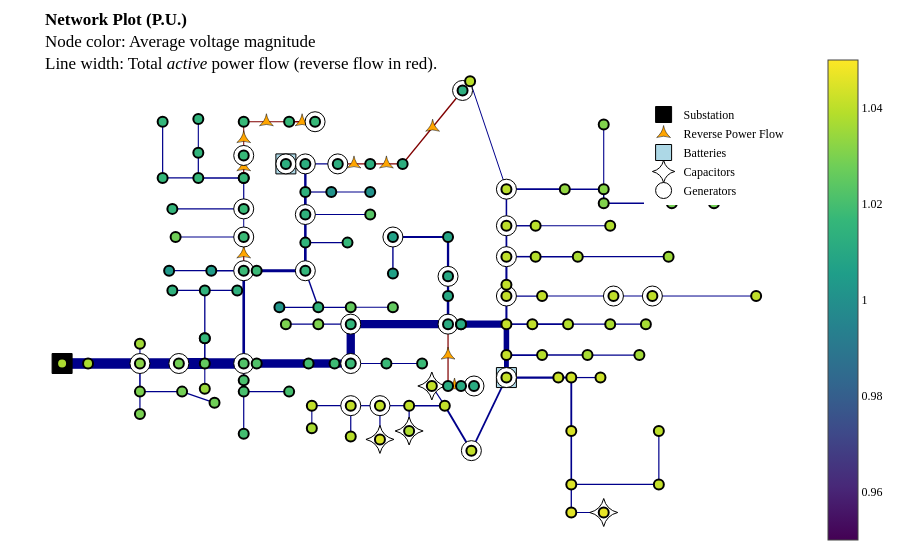

This figure's notebook cell:
### Markdown cell above
Now we will run the same power flow, but with curtailment minimization to bring the voltages in bounds.

### Code cell
result = case.run_opf(objective_function="curtail_min", control_variable="P")
result.plot_network()

### Figure 1 — Plotly figure (JSON) as saved in the notebook; plotly's stock layout.template omitted (floating-point values rounded to 4 significant figures; data arrays with more than 128 entries replaced by an {"elided": "..."} marker saying what was removed)
{"data": [{"hoverinfo": "none", "line": {"color": "darkblue", "dash": "solid", "width": 10.64}, "mode": "lines", "showlegend": false, "type": "scatter", "x": [-0.8612, -0.8612], "y": [-0.2909, -0.2909]}, {"hoverinfo": "none", "line": {"color": "darkblue", "dash": "solid", "width": 10.64}, "mode": "lines", "showlegend": false, "type": "scatter", "x": [-0.8612, -0.7916], "y": [-0.2909, -0.2909]}, {"hoverinfo": "none", "line": {"color": "darkblue", "dash": "solid", "width": 10.64}, "mode": "lines", "showlegend": false, "type": "scatter", "x": [-0.7916, -0.6524], "y": [-0.2909, -0.2909]}, {"hoverinfo": "none", "line": {"color": "darkblue", "dash": "solid", "width": 1.106}, "mode": "lines", "showlegend": false, "type": "scatter", "x": [-0.6524, -0.6524], "y": [-0.2909, -0.2009]}, {"hoverinfo": "none", "line": {"color": "darkblue", "dash": "solid", "width": 1.545}, "mode": "lines", "showlegend": false, "type": "scatter", "x": [-0.6524, -0.6524], "y": [-0.2909, -0.4195]}, {"hoverinfo": "none", "line": {"color": "darkblue", "dash": "solid", "width": 10.51}, "mode": "lines", "showlegend": false, "type": "scatter", "x": [-0.6524, -0.5481], "y": [-0.2909, -0.2909]}, {"hoverinfo": "none", "line": {"color": "darkblue", "dash": "solid", "width": 1.213}, "mode": "lines", "showlegend": false, "type": "scatter", "x": [-0.6524, -0.6524], "y": [-0.4195, -0.5224]}, {"hoverinfo": "none", "line": {"color": "darkblue", "dash": "solid", "width": 1.333}, "mode": "lines", "showlegend": false, "type": "scatter", "x": [-0.6524, -0.5394], "y": [-0.4195, -0.4195]}, {"hoverinfo": "none", "line": {"color": "darkblue", "dash": "solid", "width": 1.223}, "mode": "lines", "showlegend": false, "type": "scatter", "x": [-0.5394, -0.4524], "y": [-0.4195, -0.4709]}, {"hoverinfo": "none", "line": {"color": "darkblue", "dash": "solid", "width": 11}, "mode": "lines", "showlegend": false, "type": "scatter", "x": [-0.5481, -0.4785], "y": [-0.2909, -0.2909]}, {"hoverinfo": "none", "line": {"color": "darkblue", "dash": "solid", "width": 1.106}, "mode": "lines", "showlegend": false, "type": "scatter", "x": [-0.4785, -0.4785], "y": [-0.2909, -0.4067]}, {"hoverinfo": "none", "line": {"color": "darkblue", "dash": "solid", "width": 1.535}, "mode": "lines", "showlegend": false, "type": "scatter", "x": [-0.4785, -0.4785], "y": [-0.2909, -0.1752]}, {"hoverinfo": "none", "line": {"color": "darkblue", "dash": "solid", "width": 10.36}, "mode": "lines", "showlegend": false, "type": "scatter", "x": [-0.4785, -0.3741], "y": [-0.2909, -0.2909]}, {"hoverinfo": "none", "line": {"color": "darkblue", "dash": "solid", "width": 1.322}, "mode": "lines", "showlegend": false, "type": "scatter", "x": [-0.4785, -0.4785], "y": [-0.1752, -0.1752]}, {"hoverinfo": "none", "line": {"color": "darkblue", "dash": "solid", "width": 1.322}, "mode": "lines", "showlegend": false, "type": "scatter", "x": [-0.4785, -0.4785], "y": [-0.1752, 0.04337]}, {"hoverinfo": "none", "line": {"color": "darkblue", "dash": "solid", "width": 1.537}, "mode": "lines", "showlegend": false, "type": "scatter", "x": [-0.3741, -0.3741], "y": [-0.2909, -0.3681]}, {"hoverinfo": "none", "line": {"color": "darkblue", "dash": "solid", "width": 2.635}, "mode": "lines", "showlegend": false, "type": "scatter", "x": [-0.3741, -0.3741], "y": [-0.2909, 0.1334]}, {"hoverinfo": "none", "line": {"color": "darkblue", "dash": "solid", "width": 1.215}, "mode": "lines", "showlegend": false, "type": "scatter", "x": [-0.4785, -0.5655], "y": [0.04337, 0.04337]}, {"hoverinfo": "none", "line": {"color": "darkblue", "dash": "solid", "width": 1.107}, "mode": "lines", "showlegend": false, "type": "scatter", "x": [-0.4785, -0.3915], "y": [0.04337, 0.04337]}, {"hoverinfo": "none", "line": {"color": "darkblue", "dash": "solid", "width": 1.319}, "mode": "lines", "showlegend": false, "type": "scatter", "x": [-0.3741, -0.3741], "y": [-0.3681, -0.4195]}, {"hoverinfo": "none", "line": {"color": "darkblue", "dash": "solid", "width": 1.213}, "mode": "lines", "showlegend": false, "type": "scatter", "x": [-0.3741, -0.3741], "y": [-0.4195, -0.6124]}, {"hoverinfo": "none", "line": {"color": "darkblue", "dash": "solid", "width": 1.106}, "mode": "lines", "showlegend": false, "type": "scatter", "x": [-0.3741, -0.2524], "y": [-0.4195, -0.4195]}, {"hoverinfo": "none", "line": {"color": "darkblue", "dash": "solid", "width": 1.423}, "mode": "lines", "showlegend": false, "type": "scatter", "x": [-0.3741, -0.4611], "y": [0.1334, 0.1334]}, {"hoverinfo": "none", "line": {"color": "maroon", "dash": "solid", "width": 1.202}, "mode": "lines", "showlegend": false, "type": "scatter", "x": [-0.3741, -0.3741], "y": [0.1334, 0.2877]}, {"hoverinfo": "none", "line": {"color": "darkblue", "dash": "solid", "width": 1.211}, "mode": "lines", "showlegend": false, "type": "scatter", "x": [-0.4611, -0.5742], "y": [0.1334, 0.1334]}, {"hoverinfo": "none", "line": {"color": "darkblue", "dash": "solid", "width": 1.223}, "mode": "lines", "showlegend": false, "type": "scatter", "x": [-0.3741, -0.5568], "y": [0.2877, 0.2877]}, {"hoverinfo": "none", "line": {"color": "darkblue", "dash": "solid", "width": 1.001}, "mode": "lines", "showlegend": false, "type": "scatter", "x": [-0.3741, -0.3741], "y": [0.2877, 0.4162]}, {"hoverinfo": "none", "line": {"color": "darkblue", "dash": "solid", "width": 1.213}, "mode": "lines", "showlegend": false, "type": "scatter", "x": [-0.3741, -0.5655], "y": [0.4162, 0.4162]}, {"hoverinfo": "none", "line": {"color": "darkblue", "dash": "solid", "width": 1.213}, "mode": "lines", "showlegend": false, "type": "scatter", "x": [-0.3741, -0.3741], "y": [0.4162, 0.5577]}, {"hoverinfo": "none", "line": {"color": "darkblue", "dash": "solid", "width": 1.425}, "mode": "lines", "showlegend": false, "type": "scatter", "x": [-0.3741, -0.3741], "y": [0.5577, 0.5577]}, {"hoverinfo": "none", "line": {"color": "darkblue", "dash": "solid", "width": 1.425}, "mode": "lines", "showlegend": false, "type": "scatter", "x": [-0.3741, -0.4959], "y": [0.5577, 0.5577]}, {"hoverinfo": "none", "line": {"color": "maroon", "dash": "solid", "width": 1.213}, "mode": "lines", "showlegend": false, "type": "scatter", "x": [-0.3741, -0.3741], "y": [0.5577, 0.6606]}, {"hoverinfo": "none", "line": {"color": "darkblue", "dash": "solid", "width": 1.213}, "mode": "lines", "showlegend": false, "type": "scatter", "x": [-0.4959, -0.5916], "y": [0.5577, 0.5577]}, {"hoverinfo": "none", "line": {"color": "darkblue", "dash": "solid", "width": 1.213}, "mode": "lines", "showlegend": false, "type": "scatter", "x": [-0.4959, -0.4959], "y": [0.5577, 0.6734]}, {"hoverinfo": "none", "line": {"color": "darkblue", "dash": "solid", "width": 1.213}, "mode": "lines", "showlegend": false, "type": "scatter", "x": [-0.5916, -0.5916], "y": [0.5577, 0.8148]}, {"hoverinfo": "none", "line": {"color": "maroon", "dash": "solid", "width": 1.001}, "mode": "lines", "showlegend": false, "type": "scatter", "x": [-0.3741, -0.3741], "y": [0.6606, 0.8148]}, {"hoverinfo": "none", "line": {"color": "maroon", "dash": "solid", "width": 1.209}, "mode": "lines", "showlegend": false, "type": "scatter", "x": [-0.3741, -0.2524], "y": [0.8148, 0.8148]}, {"hoverinfo": "none", "line": {"color": "maroon", "dash": "solid", "width": 1.422}, "mode": "lines", "showlegend": false, "type": "scatter", "x": [-0.2524, -0.1828], "y": [0.8148, 0.8148]}, {"hoverinfo": "none", "line": {"color": "darkblue", "dash": "solid", "width": 1.106}, "mode": "lines", "showlegend": false, "type": "scatter", "x": [-0.4959, -0.4959], "y": [0.6734, 0.8277]}, {"hoverinfo": "none", "line": {"color": "darkblue", "dash": "solid", "width": 2.842}, "mode": "lines", "showlegend": false, "type": "scatter", "x": [-0.3394, -0.2089], "y": [0.1334, 0.1334]}, {"hoverinfo": "none", "line": {"color": "darkblue", "dash": "solid", "width": 1.423}, "mode": "lines", "showlegend": false, "type": "scatter", "x": [-0.2089, -0.1741], "y": [0.1334, -0.03378]}, {"hoverinfo": "none", "line": {"color": "darkblue", "dash": "solid", "width": 2.634}, "mode": "lines", "showlegend": false, "type": "scatter", "x": [-0.2089, -0.2089], "y": [0.1334, 0.262]}, {"hoverinfo": "none", "line": {"color": "darkblue", "dash": "solid", "width": 1.208}, "mode": "lines", "showlegend": false, "type": "scatter", "x": [-0.1741, -0.2785], "y": [-0.03378, -0.03378]}, {"hoverinfo": "none", "line": {"color": "darkblue", "dash": "solid", "width": 1.215}, "mode": "lines", "showlegend": false, "type": "scatter", "x": [-0.1741, -0.08714], "y": [-0.03378, -0.03378]}, {"hoverinfo": "none", "line": {"color": "darkblue", "dash": "solid", "width": 1.106}, "mode": "lines", "showlegend": false, "type": "scatter", "x": [-0.08714, 0.02593], "y": [-0.03378, -0.03378]}, {"hoverinfo": "none", "line": {"color": "darkblue", "dash": "solid", "width": 1.106}, "mode": "lines", "showlegend": false, "type": "scatter", "x": [-0.2089, -0.09583], "y": [0.262, 0.262]}, {"hoverinfo": "none", "line": {"color": "darkblue", "dash": "solid", "width": 2.528}, "mode": "lines", "showlegend": false, "type": "scatter", "x": [-0.2089, -0.2089], "y": [0.262, 0.3905]}, {"hoverinfo": "none", "line": {"color": "darkblue", "dash": "solid", "width": 1.221}, "mode": "lines", "showlegend": false, "type": "scatter", "x": [-0.2089, -0.03495], "y": [0.3905, 0.3905]}, {"hoverinfo": "none", "line": {"color": "darkblue", "dash": "solid", "width": 2.626}, "mode": "lines", "showlegend": false, "type": "scatter", "x": [-0.2089, -0.2089], "y": [0.3905, 0.4934]}, {"hoverinfo": "none", "line": {"color": "darkblue", "dash": "solid", "width": 1.211}, "mode": "lines", "showlegend": false, "type": "scatter", "x": [-0.2089, -0.1393], "y": [0.4934, 0.4934]}, {"hoverinfo": "none", "line": {"color": "darkblue", "dash": "solid", "width": 2.415}, "mode": "lines", "showlegend": false, "type": "scatter", "x": [-0.2089, -0.2089], "y": [0.4934, 0.622]}, {"hoverinfo": "none", "line": {"color": "darkblue", "dash": "solid", "width": 1.106}, "mode": "lines", "showlegend": false, "type": "scatter", "x": [-0.1393, -0.03495], "y": [0.4934, 0.4934]}, {"hoverinfo": "none", "line": {"color": "darkblue", "dash": "solid", "width": 2.072}, "mode": "lines", "showlegend": false, "type": "scatter", "x": [-0.2089, -0.2611], "y": [0.622, 0.622]}, {"hoverinfo": "none", "line": {"color": "darkblue", "dash": "solid", "width": 1.211}, "mode": "lines", "showlegend": false, "type": "scatter", "x": [-0.2089, -0.1219], "y": [0.622, 0.622]}, {"hoverinfo": "none", "line": {"color": "maroon", "dash": "solid", "width": 1.107}, "mode": "lines", "showlegend": false, "type": "scatter", "x": [-0.1219, -0.03495], "y": [0.622, 0.622]}, {"hoverinfo": "none", "line": {"color": "maroon", "dash": "solid", "width": 1.319}, "mode": "lines", "showlegend": false, "type": "scatter", "x": [-0.03495, 0.05202], "y": [0.622, 0.622]}, {"hoverinfo": "none", "line": {"color": "maroon", "dash": "solid", "width": 1.426}, "mode": "lines", "showlegend": false, "type": "scatter", "x": [0.05202, 0.2127], "y": [0.622, 0.9578]}, {"hoverinfo": "none", "line": {"color": "darkblue", "dash": "solid", "width": 8.63}, "mode": "lines", "showlegend": false, "type": "scatter", "x": [-0.3394, -0.2002], "y": [-0.2909, -0.2909]}, {"hoverinfo": "none", "line": {"color": "darkblue", "dash": "solid", "width": 8.417}, "mode": "lines", "showlegend": false, "type": "scatter", "x": [-0.2002, -0.1306], "y": [-0.2909, -0.2909]}, {"hoverinfo": "none", "line": {"color": "darkblue", "dash": "solid", "width": 8.205}, "mode": "lines", "showlegend": false, "type": "scatter", "x": [-0.1306, -0.08714], "y": [-0.2909, -0.2909]}, {"hoverinfo": "none", "line": {"color": "darkblue", "dash": "solid", "width": 1.211}, "mode": "lines", "showlegend": false, "type": "scatter", "x": [-0.08714, 0.008531], "y": [-0.2909, -0.2909]}, {"hoverinfo": "none", "line": {"color": "darkblue", "dash": "solid", "width": 8.314}, "mode": "lines", "showlegend": false, "type": "scatter", "x": [-0.08714, -0.08714], "y": [-0.2909, -0.1109]}, {"hoverinfo": "none", "line": {"color": "darkblue", "dash": "solid", "width": 1.106}, "mode": "lines", "showlegend": false, "type": "scatter", "x": [0.008531, 0.1042], "y": [-0.2909, -0.2909]}, {"hoverinfo": "none", "line": {"color": "darkblue", "dash": "solid", "width": 1.215}, "mode": "lines", "showlegend": false, "type": "scatter", "x": [-0.08714, -0.1741], "y": [-0.1109, -0.1109]}, {"hoverinfo": "none", "line": {"color": "darkblue", "dash": "solid", "width": 8.383}, "mode": "lines", "showlegend": false, "type": "scatter", "x": [-0.08714, 0.1738], "y": [-0.1109, -0.1109]}, {"hoverinfo": "none", "line": {"color": "darkblue", "dash": "solid", "width": 1.106}, "mode": "lines", "showlegend": false, "type": "scatter", "x": [-0.1741, -0.2611], "y": [-0.1109, -0.1109]}, {"hoverinfo": "none", "line": {"color": "maroon", "dash": "solid", "width": 1.234}, "mode": "lines", "showlegend": false, "type": "scatter", "x": [0.1738, 0.1738], "y": [-0.1109, -0.3938]}, {"hoverinfo": "none", "line": {"color": "darkblue", "dash": "solid", "width": 2.496}, "mode": "lines", "showlegend": false, "type": "scatter", "x": [0.1738, 0.1738], "y": [-0.1109, 0.01765]}, {"hoverinfo": "none", "line": {"color": "darkblue", "dash": "solid", "width": 2.285}, "mode": "lines", "showlegend": false, "type": "scatter", "x": [0.1738, 0.1738], "y": [0.01765, 0.1077]}, {"hoverinfo": "none", "line": {"color": "darkblue", "dash": "solid", "width": 2.306}, "mode": "lines", "showlegend": false, "type": "scatter", "x": [0.1738, 0.1738], "y": [0.1077, 0.2877]}, {"hoverinfo": "none", "line": {"color": "darkblue", "dash": "solid", "width": 1.901}, "mode": "lines", "showlegend": false, "type": "scatter", "x": [0.1738, 0.02593], "y": [0.2877, 0.2877]}, {"hoverinfo": "none", "line": {"color": "darkblue", "dash": "solid", "width": 1.398}, "mode": "lines", "showlegend": false, "type": "scatter", "x": [0.02593, 0.02593], "y": [0.2877, 0.1205]}, {"hoverinfo": "none", "line": {"color": "darkblue", "dash": "solid", "width": 7.249}, "mode": "lines", "showlegend": false, "type": "scatter", "x": [0.2086, 0.3303], "y": [-0.1109, -0.1109]}, {"hoverinfo": "none", "line": {"color": "darkblue", "dash": "solid", "width": 1.638}, "mode": "lines", "showlegend": false, "type": "scatter", "x": [0.3303, 0.3999], "y": [-0.1109, -0.1109]}, {"hoverinfo": "none", "line": {"color": "darkblue", "dash": "solid", "width": 5.546}, "mode": "lines", "showlegend": false, "type": "scatter", "x": [0.3303, 0.3303], "y": [-0.1109, -0.2524]}, {"hoverinfo": "none", "line": {"color": "darkblue", "dash": "solid", "width": 2.065}, "mode": "lines", "showlegend": false, "type": "scatter", "x": [0.3303, 0.3303], "y": [-0.1109, 0.01765]}, {"hoverinfo": "none", "line": {"color": "darkblue", "dash": "solid", "width": 1.531}, "mode": "lines", "showlegend": false, "type": "scatter", "x": [0.3999, 0.4956], "y": [-0.1109, -0.1109]}, {"hoverinfo": "none", "line": {"color": "darkblue", "dash": "solid", "width": 1.319}, "mode": "lines", "showlegend": false, "type": "scatter", "x": [0.4956, 0.6086], "y": [-0.1109, -0.1109]}, {"hoverinfo": "none", "line": {"color": "darkblue", "dash": "solid", "width": 1.213}, "mode": "lines", "showlegend": false, "type": "scatter", "x": [0.6086, 0.7043], "y": [-0.1109, -0.1109]}, {"hoverinfo": "none", "line": {"color": "darkblue", "dash": "solid", "width": 1.648}, "mode": "lines", "showlegend": false, "type": "scatter", "x": [0.3303, 0.426], "y": [-0.2524, -0.2524]}, {"hoverinfo": "none", "line": {"color": "darkblue", "dash": "solid", "width": 4.898}, "mode": "lines", "showlegend": false, "type": "scatter", "x": [0.3303, 0.3303], "y": [-0.2524, -0.3552]}, {"hoverinfo": "none", "line": {"color": "darkblue", "dash": "solid", "width": 1.435}, "mode": "lines", "showlegend": false, "type": "scatter", "x": [0.426, 0.5478], "y": [-0.2524, -0.2524]}, {"hoverinfo": "none", "line": {"color": "darkblue", "dash": "solid", "width": 1.213}, "mode": "lines", "showlegend": false, "type": "scatter", "x": [0.5478, 0.6869], "y": [-0.2524, -0.2524]}, {"hoverinfo": "none", "line": {"color": "darkblue", "dash": "solid", "width": 2.288}, "mode": "lines", "showlegend": false, "type": "scatter", "x": [0.3303, 0.4695], "y": [-0.3552, -0.3552]}, {"hoverinfo": "none", "line": {"color": "darkblue", "dash": "solid", "width": 1.778}, "mode": "lines", "showlegend": false, "type": "scatter", "x": [0.3303, 0.2364], "y": [-0.3552, -0.6895]}, {"hoverinfo": "none", "line": {"color": "darkblue", "dash": "solid", "width": 2.076}, "mode": "lines", "showlegend": false, "type": "scatter", "x": [0.4695, 0.5043], "y": [-0.3552, -0.3552]}, {"hoverinfo": "none", "line": {"color": "darkblue", "dash": "solid", "width": 1.225}, "mode": "lines", "showlegend": false, "type": "scatter", "x": [0.5043, 0.5825], "y": [-0.3552, -0.3552]}, {"hoverinfo": "none", "line": {"color": "darkblue", "dash": "solid", "width": 1.85}, "mode": "lines", "showlegend": false, "type": "scatter", "x": [0.5043, 0.5043], "y": [-0.3552, -0.5995]}, {"hoverinfo": "none", "line": {"color": "darkblue", "dash": "solid", "width": 1.638}, "mode": "lines", "showlegend": false, "type": "scatter", "x": [0.5043, 0.5043], "y": [-0.5995, -0.8438]}, {"hoverinfo": "none", "line": {"color": "darkblue", "dash": "solid", "width": 1.319}, "mode": "lines", "showlegend": false, "type": "scatter", "x": [0.5043, 0.5043], "y": [-0.8438, -0.9724]}, {"hoverinfo": "none", "line": {"color": "darkblue", "dash": "solid", "width": 1.319}, "mode": "lines", "showlegend": false, "type": "scatter", "x": [0.5043, 0.7391], "y": [-0.8438, -0.8438]}, {"hoverinfo": "none", "line": {"color": "darkblue", "dash": "solid", "width": 1.106}, "mode": "lines", "showlegend": false, "type": "scatter", "x": [0.5043, 0.5912], "y": [-0.9724, -0.9724]}, {"hoverinfo": "none", "line": {"color": "darkblue", "dash": "solid", "width": 1.213}, "mode": "lines", "showlegend": false, "type": "scatter", "x": [0.7391, 0.7391], "y": [-0.8438, -0.5995]}, {"hoverinfo": "none", "line": {"color": "darkblue", "dash": "solid", "width": 1.878}, "mode": "lines", "showlegend": false, "type": "scatter", "x": [0.2364, 0.1651], "y": [-0.6895, -0.4838]}, {"hoverinfo": "none", "line": {"color": "darkblue", "dash": "solid", "width": 1.213}, "mode": "lines", "showlegend": false, "type": "scatter", "x": [0.1651, 0.1303], "y": [-0.4838, -0.3938]}, {"hoverinfo": "none", "line": {"color": "darkblue", "dash": "solid", "width": 1.453}, "mode": "lines", "showlegend": false, "type": "scatter", "x": [0.1651, 0.06941], "y": [-0.4838, -0.4838]}, {"hoverinfo": "none", "line": {"color": "darkblue", "dash": "solid", "width": 1.218}, "mode": "lines", "showlegend": false, "type": "scatter", "x": [0.06941, 0.06941], "y": [-0.4838, -0.5995]}, {"hoverinfo": "none", "line": {"color": "darkblue", "dash": "solid", "width": 1.235}, "mode": "lines", "showlegend": false, "type": "scatter", "x": [0.06941, -0.008863], "y": [-0.4838, -0.4838]}, {"hoverinfo": "none", "line": {"color": "darkblue", "dash": "solid", "width": 1.213}, "mode": "lines", "showlegend": false, "type": "scatter", "x": [-0.008863, -0.008863], "y": [-0.4838, -0.6381]}, {"hoverinfo": "none", "line": {"color": "darkblue", "dash": "solid", "width": 1.224}, "mode": "lines", "showlegend": false, "type": "scatter", "x": [-0.008863, -0.08714], "y": [-0.4838, -0.4838]}, {"hoverinfo": "none", "line": {"color": "darkblue", "dash": "solid", "width": 1.213}, "mode": "lines", "showlegend": false, "type": "scatter", "x": [-0.08714, -0.08714], "y": [-0.4838, -0.6252]}, {"hoverinfo": "none", "line": {"color": "darkblue", "dash": "solid", "width": 1.213}, "mode": "lines", "showlegend": false, "type": "scatter", "x": [-0.08714, -0.1915], "y": [-0.4838, -0.4838]}, {"hoverinfo": "none", "line": {"color": "darkblue", "dash": "solid", "width": 1.106}, "mode": "lines", "showlegend": false, "type": "scatter", "x": [-0.1915, -0.1915], "y": [-0.4838, -0.5867]}, {"hoverinfo": "none", "line": {"color": "darkblue", "dash": "solid", "width": 1.219}, "mode": "lines", "showlegend": false, "type": "scatter", "x": [0.3303, 0.426], "y": [0.01765, 0.01765]}, {"hoverinfo": "none", "line": {"color": "darkblue", "dash": "solid", "width": 1.007}, "mode": "lines", "showlegend": false, "type": "scatter", "x": [0.426, 0.6173], "y": [0.01765, 0.01765]}, {"hoverinfo": "none", "line": {"color": "darkblue", "dash": "solid", "width": 1.009}, "mode": "lines", "showlegend": false, "type": "scatter", "x": [0.6173, 0.7217], "y": [0.01765, 0.01765]}, {"hoverinfo": "none", "line": {"color": "darkblue", "dash": "solid", "width": 1}, "mode": "lines", "showlegend": false, "type": "scatter", "x": [0.7217, 1], "y": [0.01765, 0.01765]}, {"hoverinfo": "none", "line": {"color": "darkblue", "dash": "solid", "width": 2.063}, "mode": "lines", "showlegend": false, "type": "scatter", "x": [0.3303, 0.3303], "y": [0.01765, 0.06908]}, {"hoverinfo": "none", "line": {"color": "darkblue", "dash": "solid", "width": 2.063}, "mode": "lines", "showlegend": false, "type": "scatter", "x": [0.3303, 0.3303], "y": [0.06908, 0.1977]}, {"hoverinfo": "none", "line": {"color": "darkblue", "dash": "solid", "width": 1.531}, "mode": "lines", "showlegend": false, "type": "scatter", "x": [0.3303, 0.4086], "y": [0.1977, 0.1977]}, {"hoverinfo": "none", "line": {"color": "darkblue", "dash": "solid", "width": 1.748}, "mode": "lines", "showlegend": false, "type": "scatter", "x": [0.3303, 0.3303], "y": [0.1977, 0.3391]}, {"hoverinfo": "none", "line": {"color": "darkblue", "dash": "solid", "width": 1.425}, "mode": "lines", "showlegend": false, "type": "scatter", "x": [0.4086, 0.5217], "y": [0.1977, 0.1977]}, {"hoverinfo": "none", "line": {"color": "darkblue", "dash": "solid", "width": 1.213}, "mode": "lines", "showlegend": false, "type": "scatter", "x": [0.5217, 0.7652], "y": [0.1977, 0.1977]}, {"hoverinfo": "none", "line": {"color": "darkblue", "dash": "solid", "width": 1.425}, "mode": "lines", "showlegend": false, "type": "scatter", "x": [0.3303, 0.4086], "y": [0.3391, 0.3391]}, {"hoverinfo": "none", "line": {"color": "darkblue", "dash": "solid", "width": 1.538}, "mode": "lines", "showlegend": false, "type": "scatter", "x": [0.3303, 0.3303], "y": [0.3391, 0.5063]}, {"hoverinfo": "none", "line": {"color": "darkblue", "dash": "solid", "width": 1.213}, "mode": "lines", "showlegend": false, "type": "scatter", "x": [0.4086, 0.6086], "y": [0.3391, 0.3391]}, {"hoverinfo": "none", "line": {"color": "darkblue", "dash": "solid", "width": 1.752}, "mode": "lines", "showlegend": false, "type": "scatter", "x": [0.3303, 0.4869], "y": [0.5063, 0.5063]}, {"hoverinfo": "none", "line": {"color": "darkblue", "dash": "solid", "width": 1}, "mode": "lines", "showlegend": false, "type": "scatter", "x": [0.3303, 0.2329], "y": [0.5063, 1]}, {"hoverinfo": "none", "line": {"color": "darkblue", "dash": "solid", "width": 1.54}, "mode": "lines", "showlegend": false, "type": "scatter", "x": [0.4869, 0.5912], "y": [0.5063, 0.5063]}, {"hoverinfo": "none", "line": {"color": "darkblue", "dash": "solid", "width": 1.106}, "mode": "lines", "showlegend": false, "type": "scatter", "x": [0.5912, 0.5912], "y": [0.5063, 0.802]}, {"hoverinfo": "none", "line": {"color": "darkblue", "dash": "solid", "width": 1.433}, "mode": "lines", "showlegend": false, "type": "scatter", "x": [0.5912, 0.5912], "y": [0.5063, 0.442]}, {"hoverinfo": "none", "line": {"color": "darkblue", "dash": "solid", "width": 1.325}, "mode": "lines", "showlegend": false, "type": "scatter", "x": [0.5912, 0.7739], "y": [0.442, 0.442]}, {"hoverinfo": "none", "line": {"color": "darkblue", "dash": "solid", "width": 1.106}, "mode": "lines", "showlegend": false, "type": "scatter", "x": [0.7739, 0.8869], "y": [0.442, 0.442]}, {"hoverinfo": "none", "line": {"color": "darkblue", "dash": "solid", "width": 2.842}, "mode": "lines", "showlegend": false, "type": "scatter", "x": [-0.3741, -0.3394], "y": [0.1334, 0.1334]}, {"hoverinfo": "none", "line": {"color": "darkblue", "dash": "solid", "width": 8.63}, "mode": "lines", "showlegend": false, "type": "scatter", "x": [-0.3741, -0.3394], "y": [-0.2909, -0.2909]}, {"hoverinfo": "none", "line": {"color": "darkblue", "dash": "solid", "width": 7.249}, "mode": "lines", "showlegend": false, "type": "scatter", "x": [0.2086, 0.2086], "y": [-0.1109, -0.1109]}, {"hoverinfo": "none", "line": {"color": "darkblue", "dash": "solid", "width": 7.249}, "mode": "lines", "showlegend": false, "type": "scatter", "x": [0.1738, 0.2086], "y": [-0.1109, -0.1109]}, {"hoverinfo": "none", "line": {"color": "maroon", "dash": "solid", "width": 1.234}, "mode": "lines", "showlegend": false, "type": "scatter", "x": [0.1738, 0.2086], "y": [-0.3938, -0.3938]}, {"hoverinfo": "none", "line": {"color": "maroon", "dash": "solid", "width": 1.234}, "mode": "lines", "showlegend": false, "type": "scatter", "x": [0.2086, 0.2434], "y": [-0.3938, -0.3938]}, {"hoverinfo": "none", "marker": {"color": "black", "line": {"color": "black", "width": 1}, "size": 20, "symbol": "square"}, "mode": "markers", "name": "Substation", "showlegend": true, "type": "scatter", "x": [-0.8612], "y": [-0.2909]}, {"hoverinfo": "none", "marker": {"color": "orange", "line": {"color": "black", "width": 0.5}, "size": 10, "symbol": "star-triangle-up"}, "mode": "markers", "name": "Reverse Power Flow", "showlegend": true, "type": "scatter", "x": [-0.3741, -0.3741, -0.3741, -0.3133, -0.2176, -0.07844, 0.008531, 0.1324, 0.1738, 0.1912, 0.226], "y": [0.2105, 0.6091, 0.7377, 0.8148, 0.8148, 0.622, 0.622, 0.7899, -0.2524, -0.3938, -0.3938]}, {"hoverinfo": "none", "marker": {"color": "lightblue", "line": {"color": "black", "width": 1}, "size": 20, "symbol": "square"}, "mode": "markers", "name": "Batteries", "showlegend": true, "type": "scatter", "x": [-0.2611, 0.3303], "y": [0.622, -0.3552]}, {"hoverinfo": "none", "marker": {"color": "white", "line": {"color": "black", "width": 1}, "size": 20, "symbol": "star-diamond"}, "mode": "markers", "name": "Capacitors", "showlegend": true, "type": "scatter", "x": [0.5912, 0.1303, 0.06941, -0.008863], "y": [-0.9724, -0.3938, -0.5995, -0.6381]}, {"hoverinfo": "none", "marker": {"color": "white", "line": {"color": "black", "width": 1}, "size": 20, "symbol": "circle"}, "mode": "markers", "name": "Generators", "showlegend": true, "type": "scatter", "x": [-0.6524, -0.5481, -0.3741, -0.3741, -0.3741, -0.3741, -0.3741, -0.1828, -0.2089, -0.2089, -0.2089, -0.2611, -0.1219, 0.2127, -0.08714, -0.08714, 0.1738, 0.1738, 0.02593, 0.3303, 0.3303, 0.2364, -0.008863, -0.08714, 0.6173, 0.7217, 0.3303, 0.3303, 0.3303, 0.2434], "y": [-0.2909, -0.2909, -0.2909, 0.1334, 0.2877, 0.4162, 0.6606, 0.8148, 0.1334, 0.3905, 0.622, 0.622, 0.622, 0.9578, -0.2909, -0.1109, -0.1109, 0.1077, 0.2877, 0.01765, -0.3552, -0.6895, -0.4838, -0.4838, 0.01765, 0.01765, 0.1977, 0.3391, 0.5063, -0.3938]}, {"hoverlabel": {"font": {"family": "Monospace"}}, "hovertemplate": "%{text}", "marker": {"cmax": 1.05, "cmin": 0.95, "color": {"elided": "130 float values"}, "colorscale": [[0, "#440154"], [0.1111, "#482878"], [0.2222, "#3e4989"], [0.3333, "#31688e"], [0.4444, "#26828e"], [0.5556, "#1f9e89"], [0.6667, "#35b779"], [0.7778, "#6ece58"], [0.8889, "#b5de2b"], [1, "#fde725"]], "line": {"color": "black", "width": 2}, "reversescale": false, "showscale": true, "size": 10}, "mode": "markers", "showlegend": false, "text": {"elided": "130 str values"}, "textposition": "top center", "type": "scatter", "x": {"elided": "130 float values"}, "y": {"elided": "130 float values"}}], "layout": {"font": {"color": "Black", "family": "Droid Sans Mono"}, "legend": {"bgcolor": "White", "font": {"color": "Black"}, "x": 0.8, "y": 0.9}, "margin": {"b": 10, "l": 10, "r": 10, "t": 50}, "paper_bgcolor": "White", "plot_bgcolor": "White", "title": {"font": {"color": "Black"}, "text": "<b>Network Plot (P.U.)</b><br>Node color: Average voltage magnitude<br>Line width: Total <i>active</i> power flow (reverse flow in red)."}, "xaxis": {"visible": false}, "yaxis": {"visible": false}}}
